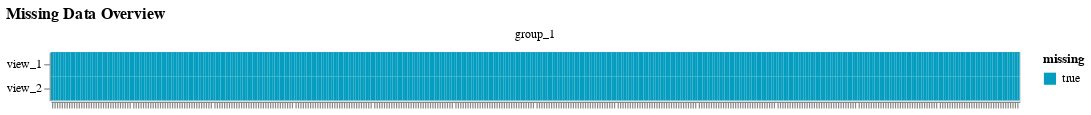
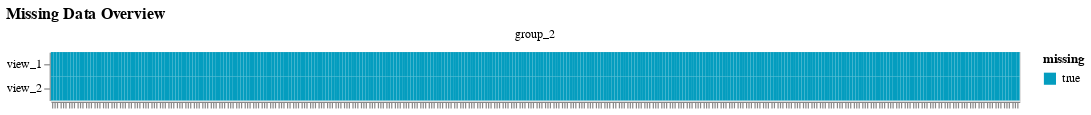

These figures' notebook cell, in order:
### Code cell
model = CORE(device="cuda")
model.fit(
    n_factors=3,
    data=data,
    factor_prior="GP",
    weight_prior="Normal",
    covariates_obsm_key="x",
    lr=0.005,
    early_stopper_patience=500,
    print_every=500,
    center_groups=True,
    scale_views=False,
    scale_groups=True,
    max_epochs=10000,
    init_factors="random",
    init_scale=0.1,
    save=False,
)

### Figure 1 — Vega specification as saved in the notebook (floating-point values rounded to 4 significant figures; data arrays with more than 128 entries replaced by an {"elided": "..."} marker saying what was removed)
{"$schema": "https://vega.github.io/schema/vega/v5.json", "data": [{"name": "source_0", "values": {"elided": "788 records"}}, {"name": "facet_domain", "values": [{"group": "group_1", "count": 788}]}, {"name": "facet_domain_row", "values": [{"data": 0.0}]}, {"name": "facet_domain_column", "transform": [{"type": "sequence", "start": 0.0, "stop": {"signal": "min(length(data(\"facet_domain\")), 3)"}}]}, {"name": "source_0_x_domain_obs_name", "values": {"elided": "394 records"}}, {"name": "source_0_y_domain_view", "values": [{"view": "view_1"}, {"view": "view_2"}]}, {"name": "source_0_color_domain_missing", "values": [{"missing": true}]}], "signals": [{"name": "child_width", "value": 800}, {"name": "y_step", "value": 20}, {"name": "child_height", "update": "bandspace(domain('y').length, 0, 0) * y_step"}], "marks": [{"type": "group", "name": "row_header", "from": {"data": "facet_domain_row"}, "encode": {"update": {"height": {"signal": "child_height"}}}, "axes": [{"scale": "y", "orient": "left", "zindex": 1, "grid": false}], "role": "row-header"}, {"type": "group", "name": "column_footer", "from": {"data": "facet_domain_column"}, "encode": {"update": {"width": {"signal": "child_width"}}}, "axes": [{"scale": "x", "labelAlign": "right", "orient": "bottom", "labels": false, "labelAngle": 270, "labelBaseline": "middle", "zindex": 1, "grid": false}], "role": "column-footer"}, {"type": "group", "name": "cell", "from": {"facet": {"data": "source_0", "name": "facet", "groupby": ["group"]}}, "sort": {"field": ["datum[\"group\"]"], "order": ["ascending"]}, "encode": {"update": {"height": {"signal": "child_height"}, "width": {"signal": "child_width"}}}, "marks": [{"type": "rect", "name": "child_marks", "from": {"data": "facet"}, "encode": {"update": {"x": {"field": "obs_name", "scale": "x"}, "height": {"signal": "max(0.25, bandwidth('y'))"}, "width": {"signal": "max(0.25, bandwidth('x'))"}, "y": {"field": "view", "scale": "y"}, "fill": {"field": "missing", "scale": "color"}}}, "style": ["rect"]}], "title": {"text": {"signal": "isValid(parent[\"group\"]) ? parent[\"group\"] : \"\"+parent[\"group\"]"}, "frame": "group", "style": "guide-label", "offset": 10}, "style": "cell"}], "scales": [{"name": "x", "type": "band", "domain": {"data": "source_0_x_domain_obs_name", "field": "obs_name", "sort": true}, "range": [0, {"signal": "child_width"}], "paddingInner": 0, "paddingOuter": 0}, {"name": "y", "type": "band", "domain": {"data": "source_0_y_domain_view", "field": "view", "sort": true}, "range": {"step": {"signal": "y_step"}}, "paddingInner": 0, "paddingOuter": 0}, {"name": "color", "type": "ordinal", "domain": {"data": "source_0_color_domain_missing", "field": "missing", "sort": true}, "range": ["#049DBF", "#023373"]}], "title": {"text": "Missing Data Overview", "anchor": "start"}, "padding": 5, "layout": {"padding": 20, "bounds": "full", "align": "all", "columns": 3}, "background": "white", "legends": [{"fill": "color", "symbolType": "square", "title": "missing"}]}

### Figure 2 — Vega specification as saved in the notebook (floating-point values rounded to 4 significant figures; data arrays with more than 128 entries replaced by an {"elided": "..."} marker saying what was removed)
{"$schema": "https://vega.github.io/schema/vega/v5.json", "data": [{"name": "source_0", "values": {"elided": "684 records"}}, {"name": "facet_domain", "values": [{"group": "group_2", "count": 684}]}, {"name": "facet_domain_row", "values": [{"data": 0.0}]}, {"name": "facet_domain_column", "transform": [{"type": "sequence", "start": 0.0, "stop": {"signal": "min(length(data(\"facet_domain\")), 3)"}}]}, {"name": "source_0_x_domain_obs_name", "values": {"elided": "342 records"}}, {"name": "source_0_y_domain_view", "values": [{"view": "view_1"}, {"view": "view_2"}]}, {"name": "source_0_color_domain_missing", "values": [{"missing": true}]}], "signals": [{"name": "child_width", "value": 800}, {"name": "y_step", "value": 20}, {"name": "child_height", "update": "bandspace(domain('y').length, 0, 0) * y_step"}], "marks": [{"type": "group", "name": "row_header", "from": {"data": "facet_domain_row"}, "encode": {"update": {"height": {"signal": "child_height"}}}, "axes": [{"scale": "y", "orient": "left", "zindex": 1, "grid": false}], "role": "row-header"}, {"type": "group", "name": "column_footer", "from": {"data": "facet_domain_column"}, "encode": {"update": {"width": {"signal": "child_width"}}}, "axes": [{"scale": "x", "zindex": 1, "labelBaseline": "middle", "labelAngle": 270, "orient": "bottom", "labels": false, "labelAlign": "right", "grid": false}], "role": "column-footer"}, {"type": "group", "name": "cell", "from": {"facet": {"data": "source_0", "name": "facet", "groupby": ["group"]}}, "sort": {"field": ["datum[\"group\"]"], "order": ["ascending"]}, "encode": {"update": {"height": {"signal": "child_height"}, "width": {"signal": "child_width"}}}, "marks": [{"type": "rect", "name": "child_marks", "from": {"data": "facet"}, "encode": {"update": {"fill": {"field": "missing", "scale": "color"}, "x": {"field": "obs_name", "scale": "x"}, "height": {"signal": "max(0.25, bandwidth('y'))"}, "width": {"signal": "max(0.25, bandwidth('x'))"}, "y": {"field": "view", "scale": "y"}}}, "style": ["rect"]}], "title": {"text": {"signal": "isValid(parent[\"group\"]) ? parent[\"group\"] : \"\"+parent[\"group\"]"}, "offset": 10, "style": "guide-label", "frame": "group"}, "style": "cell"}], "scales": [{"name": "x", "type": "band", "domain": {"data": "source_0_x_domain_obs_name", "field": "obs_name", "sort": true}, "range": [0, {"signal": "child_width"}], "paddingInner": 0, "paddingOuter": 0}, {"name": "y", "type": "band", "domain": {"data": "source_0_y_domain_view", "field": "view", "sort": true}, "range": {"step": {"signal": "y_step"}}, "paddingOuter": 0, "paddingInner": 0}, {"name": "color", "type": "ordinal", "domain": {"data": "source_0_color_domain_missing", "field": "missing", "sort": true}, "range": ["#049DBF", "#023373"]}], "title": {"text": "Missing Data Overview", "anchor": "start"}, "background": "white", "layout": {"padding": 20, "bounds": "full", "align": "all", "columns": 3}, "legends": [{"fill": "color", "symbolType": "square", "title": "missing"}], "padding": 5}
